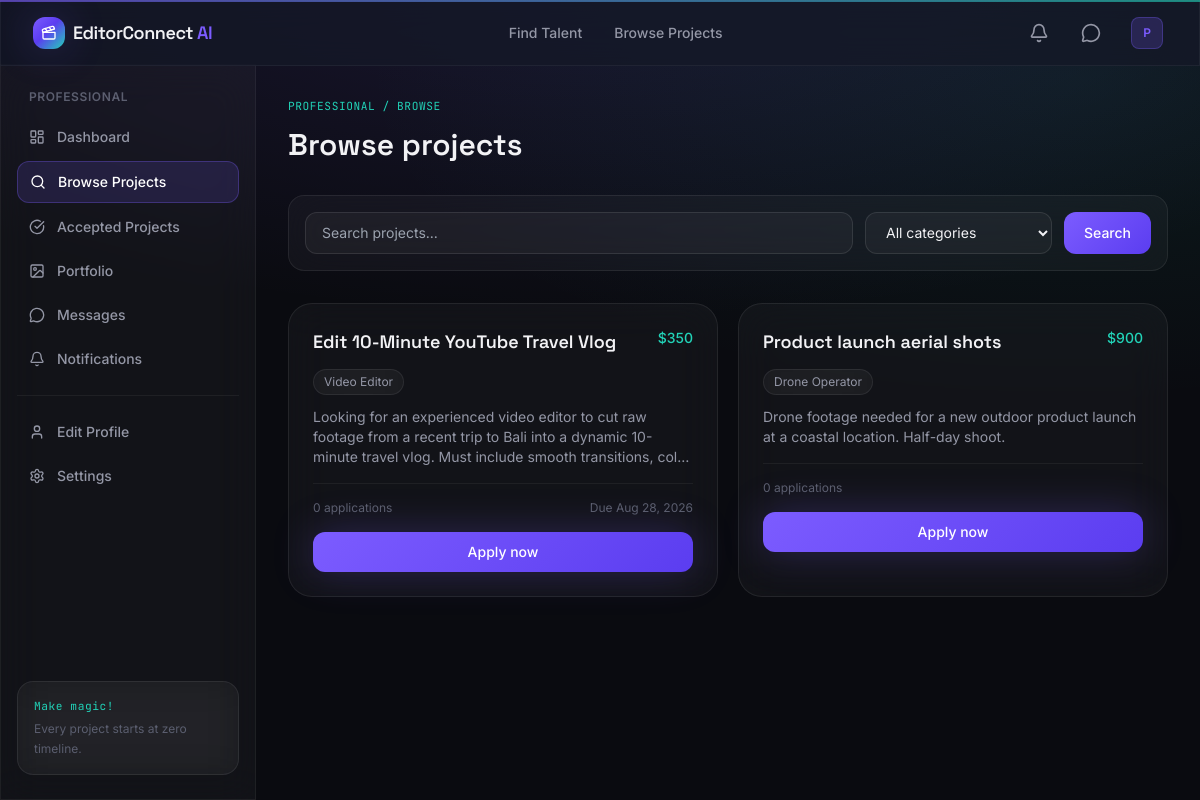
Page /professional/browse-projects (signed in) on the committed database.
### models/user.py (models this page shows, shortened)
class User(UserMixin, db.Model):
    __tablename__ = "users"
    id = db.Column(db.Integer, primary_key=True)
    name = db.Column(db.String(120), nullable=False)
    email = db.Column(db.String(150), unique=True, nullable=False, index=True)
    phone = db.Column(db.String(30))
    password_hash = db.Column(db.String(255), nullable=False)
    role = db.Column(db.String(20), nullable=False, default="client")
    is_active_account = db.Column(db.Boolean, default=True)
    is_verified = db.Column(db.Boolean, default=False)
    dark_mode = db.Column(db.Boolean, default=True)
    avatar = db.Column(db.String(255), default="default-avatar.png")
    created_at = db.Column(db.DateTime, default=lambda: datetime.now(timezone.utc))
    professional_profile = db.relationship(
        "Professional", backref="user", uselist=False, cascade="all, delete-orphan"
    )
    projects = db.relationship(
        "Project", backref="client", lazy="dynamic", cascade="all, delete-orphan",
        foreign_keys="Project.client_id"
    )
    notifications = db.relationship(
        "Notification", backref="user", lazy="dynamic", cascade="all, delete-orphan"
    )
    @property
    def is_professional(self):
        return self.role == "professional"
    @property
    def is_client(self):
        return self.role == "client"
    def unread_notification_count(self):
        return self.notifications.filter_by(is_read=False).count()

### models/project.py (models this page shows, shortened)
class Project(db.Model):
    __tablename__ = "projects"
    id = db.Column(db.Integer, primary_key=True)
    client_id = db.Column(db.Integer, db.ForeignKey("users.id"), nullable=False)
    title = db.Column(db.String(150), nullable=False)
    description = db.Column(db.Text, nullable=False)
    category = db.Column(db.String(80), index=True)  # matches PROFESSIONS
    budget = db.Column(db.Float)
    deadline = db.Column(db.Date)
    status = db.Column(db.String(20), default="open", index=True)
    selected_professional_id = db.Column(db.Integer, db.ForeignKey("professionals.id"))
    created_at = db.Column(db.DateTime, default=lambda: datetime.now(timezone.utc))
    updated_at = db.Column(
        db.DateTime, default=lambda: datetime.now(timezone.utc),
        onupdate=lambda: datetime.now(timezone.utc)
    )
    applications = db.relationship(
        "Application", backref="project", lazy="dynamic", cascade="all, delete-orphan"
    )
    selected_professional = db.relationship("Professional", foreign_keys=[selected_professional_id])
    def application_count(self):
        return self.applications.count()

### routes/professional.py (the view)
@professional_bp.route("/professional/browse-projects")
@login_required
@professional_required
def browse_projects():
    pro = get_profile_or_404()
    category = request.args.get("category", "")
    search = request.args.get("q", "").strip()
    query = Project.query.filter_by(status="open")
    if category:
        query = query.filter_by(category=category)
    if search:
        query = query.filter(Project.title.ilike(f"%{search}%"))
    projects = query.order_by(Project.created_at.desc()).all()
    applied_ids = {a.project_id for a in pro.applications} if pro else set()
    return render_template(
        "professional/browse_projects.html",
        projects=projects,
        professions=Config.PROFESSIONS,
        filters=request.args,
        applied_ids=applied_ids,
    )

### models/user.py (called while the page is built)
@login_manager.user_loader
def load_user(user_id):
    return User.query.get(int(user_id))

### routes/professional.py (called while the page is built)
def professional_required(f):
    @wraps(f)
    def wrapped(*args, **kwargs):
        if not current_user.is_authenticated or not current_user.is_professional:
            flash("This area is for professional accounts only.", "error")
            return redirect(url_for("main.index"))
        return f(*args, **kwargs)
    return wrapped

def get_profile_or_404():
    pro = current_user.professional_profile
    if pro is None:
        flash("Professional profile not found.", "error")
    return pro

### templates/professional/browse_projects.html (shortened to what this page needs)
{% extends "base.html" %}
{% block content %}
<p class="timecode mb-3">PROFESSIONAL / BROWSE</p>
<h1 class="font-display text-3xl font-semibold mb-8">Browse projects</h1>
<form method="GET" class="glass rounded-2xl p-4 flex flex-wrap gap-3 mb-8">
  <input type="text" name="q" value="{{ filters.get('q', '') }}" placeholder="Search projects..."
         class="flex-1 min-w-[200px] input-glass rounded-xl px-4 py-2.5 text-sm outline-none">
  <select name="category" class="input-glass rounded-xl px-4 py-2.5 text-sm outline-none">
    <option value="">All categories</option>
  </select>
  <button type="submit" class="px-5 py-2.5 rounded-xl btn-gradient text-white text-sm font-medium">Search</button>
</form>
{% if projects %}
<div class="grid md:grid-cols-2 gap-5">
  {% for project in projects %}
  <div class="glass rounded-3xl p-6 card-hover">
    <div class="flex items-start justify-between mb-3">
      <h3 class="font-display font-semibold text-lg">{{ project.title }}</h3>
      {% if project.budget %}<span class="text-sm font-medium text-teal-glow flex-shrink-0 ml-3">${{ "%.0f"|format(project.budget) }}</span>{% endif %}
    </div>
    {% if project.category %}<span class="text-xs px-2.5 py-1 rounded-full glass text-ink-muted inline-block mb-3">{{ project.category }}</span>{% endif %}
    <p class="text-sm text-ink-muted line-clamp-3 mb-4">{{ project.description }}</p>
    <div class="flex items-center justify-between pt-4 border-t border-white/5 text-xs text-ink-faint mb-4">
      <span>{{ project.application_count() }} applications</span>
      {% if project.deadline %}<span>Due {{ project.deadline.strftime('%b %d, %Y') }}</span>{% endif %}
    </div>
    {% if project.id in applied_ids %}
    <div class="w-full py-2.5 rounded-xl glass text-center text-xs text-teal-glow font-medium">Already applied</div>
    {% else %}
    <a href="{{ url_for('professional.apply_project', project_id=project.id) }}" class="w-full py-2.5 rounded-xl btn-gradient text-white text-center text-sm font-medium block shadow-glow">Apply now</a>
    {% endif %}
  </div>
  {% endfor %}
</div>
{% else %}
<div class="glass rounded-3xl p-16 text-center">
  <i data-lucide="folder-x" class="w-10 h-10 text-ink-faint mx-auto mb-4"></i>
  <p class="font-medium mb-1">No open projects match your search</p>
</div>
{% endif %}
{% endblock %}

### templates/partials/navbar.html (shortened to what this page needs)
<nav class="sticky top-0 z-40 glass-strong border-b border-white/5">
  <div class="max-w-7xl mx-auto px-4 sm:px-6 lg:px-8">
    <div class="flex items-center justify-between h-16">
      <a href="{{ url_for('main.index') }}" class="flex items-center gap-2 group">
        <div class="w-8 h-8 rounded-xl bg-grade-gradient flex items-center justify-center shadow-glow">
          <i data-lucide="clapperboard" class="w-4 h-4 text-white"></i>
        </div>
        <span class="font-display font-semibold text-lg tracking-tight">EditorConnect <span class="text-violet-glow">AI</span></span>
      </a>
      <div class="hidden md:flex items-center gap-8 text-sm font-medium text-ink-muted">
        <a href="{{ url_for('main.professionals') }}" class="hover:text-ink transition-colors">Find Talent</a>
        <a href="{{ url_for('main.projects') }}" class="hover:text-ink transition-colors">Browse Projects</a>
      </div>
      <div class="flex items-center gap-3">
        {% if current_user.is_authenticated %}
          <a href="{{ url_for('notifications.index') }}" class="relative w-10 h-10 rounded-xl flex items-center justify-center hover:bg-white/5 transition-colors">
            <i data-lucide="bell" class="w-5 h-5 text-ink-muted"></i>
          </a>
          <a href="{{ url_for('messages.conversations') }}" class="w-10 h-10 rounded-xl flex items-center justify-center hover:bg-white/5 transition-colors">
            <i data-lucide="message-circle" class="w-5 h-5 text-ink-muted"></i>
          </a>
          <div class="relative group">
            <button class="flex items-center gap-2 pl-2 pr-1 py-1 rounded-xl hover:bg-white/5 transition-colors">
              <div class="w-8 h-8 rounded-lg bg-violet-glow/20 border border-violet-glow/30 flex items-center justify-center text-xs font-semibold text-violet-glow">
                {{ current_user.name[0]|upper }}
              </div>
            </button>
          </div>
        {% else %}
          <a href="{{ url_for('auth.login') }}" class="px-4 py-2 text-sm font-medium text-ink-muted hover:text-ink transition-colors">Log in</a>
          <a href="{{ url_for('auth.register') }}" class="px-4 py-2 text-sm font-medium rounded-xl btn-gradient text-white shadow-glow">Get Started</a>
        {% endif %}
      </div>
    </div>
  </div>
</nav>

### static/css/style.css (style rules this page uses)
body { background-image: radial-gradient(ellipse 80% 50% at 50% -10%, rgba(124,92,255,0.15), transparent), radial-gradient(ellipse 60% 40% at 90% 10%, rgba(34,211,184,0.08), transparent); background-attachment: fixed; }
.glass { background: rgba(255,255,255,0.035); backdrop-filter: blur(20px); -webkit-backdrop-filter: blur(20px); border: 1px solid rgba(255,255,255,0.08); }
.glass-strong { background: rgba(21,24,39,0.75); backdrop-filter: blur(24px); -webkit-backdrop-filter: blur(24px); border: 1px solid rgba(255,255,255,0.1); }
.card-hover { transition: transform 0.25s ease, box-shadow 0.25s ease, border-color 0.25s ease; }
.btn-gradient { background-image: linear-gradient(135deg, #7C5CFF 0%, #5B3DF0 100%); transition: filter 0.2s ease, transform 0.2s ease; }
.timecode { font-family: 'JetBrains Mono', monospace; letter-spacing: 0.05em; color: #22D3B8; font-size: 0.7rem; }
a, button { outline-color: #7C5CFF; }
.input-glass { background: rgba(255,255,255,0.04); border: 1px solid rgba(255,255,255,0.1); }

### rows in the picture
User: name "P"
Project: title "Edit 10-Minute YouTube Travel Vlog", budget "350", category "Video Editor", description "Looking for an experienced video editor to cut raw footage from a recent trip to Bali into a dynamic 10-minute travel vlog. Must include smooth transitions,…", application_count "0", deadline "Aug 28, 2026"
Project: title "Product launch aerial shots", budget "900", category "Drone Operator", description "Drone footage needed for a new outdoor product launch at a coastal location. Half-day shoot.", application_count "0"

### other values in the picture
{{ label }} "Dashboard Browse Projects Accepted Projects Portfolio Messages Notifications Edit Profile Settings"
